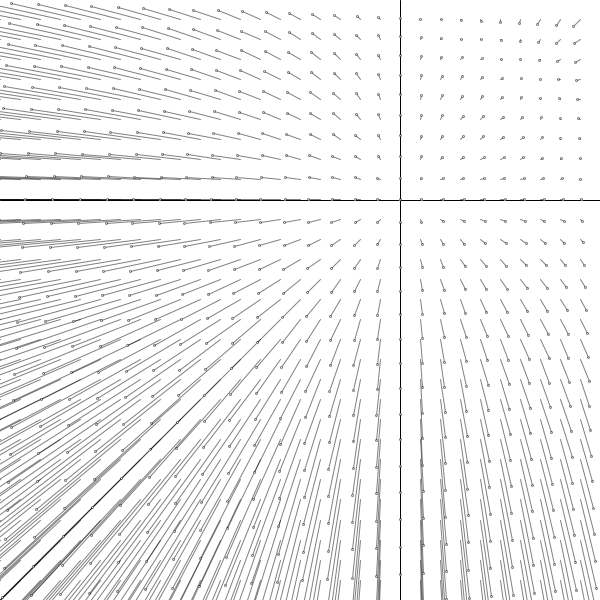
Frame 1 (no input)
Frame 60 (the mouse pressed at the canvas centre just before this capture): identical to frame 1, image omitted
Frame 120 (the mouse held since frame 60 and released just before this capture): identical to frame 1, image omitted

The Processing sketch that drew this single still picture (run headless with seeded random() and noise(); from frame 60 on, the mouse is pressed at the canvas centre):

// Processing sketch: phase
// ── phase.pde
CAS t;



void setup() {
  background(255,255,255); colorMode(RGB, 255,255,255, 1.0);
  smooth(); stroke(0,0,0);
  size(600, 600);
  draw_once();
}

class D {
  public float f(float x, float y) {return 0.0; };
}
class CAS { //CartesianAutonomousSystem
  
  float x0, x1, y0, y1;
  float deltax, deltay;
  D dx, dy;
  
  PVector translate(float x, float y) { //graph to real
    return new PVector( width*(x-x0)/(x1-x0), height - height*(y-y0)/(y1-y0));
  }
  
  PVector untranslate(float x, float y) { //real to graph
    return new PVector(x*(x1-x0)/width + x0, (height - y)*(y1 - y0)/height + y0);
  }
  
  void trline(float x, float y, float u, float v, boolean arrow) {
    PVector st = translate(x,y); PVector end = translate(u,v);
    line(st.x, st.y, end.x, end.y);
    if(arrow) { ellipse(end.x, end.y, 2, 2); };
  }
  void trline(float x, float y, float u, float v) {
    trline(x,y,u,v,false);
  }
  
  CAS(float x0i, float x1i, float y0i, float y1i, D dxi, D dyi) {
    x0 = x0i; x1 = x1i; y0 = y0i; y1 = y1i; dx = dxi; dy = dyi;
    deltax = (x1-x0)/30; deltay = (y1-y0)/30;
  }
  
  void draw() {   
    stroke(0,0,0,1);
    trline(0, y0, 0, y1); trline(x0, 0, x1, 0);
    
    stroke(0,0,0,0.5);
    for(float x = x0; x < x1; x += deltax) {
    for(float y = y0; y < y1; y += deltay) {
      trline(x,y, x+dx.f(x,y)/10, y+dy.f(x,y)/10, true);
    }}
    
  }
  
  void do_euler_approx(float x, float y, float tmax) {
     stroke(255,0,0,1);
     float step = 0.05;
     //setup bounds - stop trying to approximate all the way to infinity...
     float xmin = x0 - (x1-x0)*2; float xmax = x1 + (x1-x0)*2;
     float ymin = y0 - (y1-y0)*2; float ymax = y1 + (y1-y0)*2;
     PVector pos = new PVector(x,y); PVector new_pos = new PVector(x,y);
     for(float t = 0; t < tmax && xmin < pos.x && pos.x < xmax && ymin < pos.y && pos.y < ymax; t += step) {
       new_pos = PVector.add(pos, 
                             new PVector(step * dx.f(pos.x, pos.y), 
                                         step * dy.f(pos.x, pos.y)));
       trline(pos.x, pos.y, new_pos.x, new_pos.y);
       pos = new_pos;
     }
  }
  
}


void draw_once() {  
   
  //attractive critical point at 1/3,1/3  repulsive at origin
  t = new CAS(-1, 0.5, -1, 0.5, new D() {public float f(float x, float y) {return x*(1 - 2*x - y);}},
                                    new D() {public float f(float x, float y) {return y*(1 - x - 2*y);}});
  //*/
  
  /* //saddle at origin, orbit at (1,0)
  t = new CAS(-1, 1.5, -1, 1, new D() {public float f(float x, float y) {return y;}},
                              new D() {public float f(float x, float y) {return y*y + x - x*x; }}); 
  //*/
  
  /* //cool spiral!! 
  t = new CAS(-1, 1, -1, 1, new D() {public float f(float x, float y) {return - y - x*(x*x + y*y);}},
                            new D() {public float f(float x, float y) {return x - y*(x*x + y*y);}});
  // */
  
  /* //ellipses!
  t = new CAS(-1.5, 1.5, -1.5, 1.5, new D() {public float f(float x, float y) {return y*exp(x*y);}},
                                    new D() {public float f(float x, float y) {return 1 - x*x*x*x - y*y;}});
  //*/ 
  
  t.draw();
}

void draw() {
  //do nothing!
}

void mousePressed() {
  println("MOUSE PRESSED!!");
  PVector pos = t.untranslate(mouseX, mouseY);
  t.do_euler_approx(pos.x, pos.y, 10);
}
